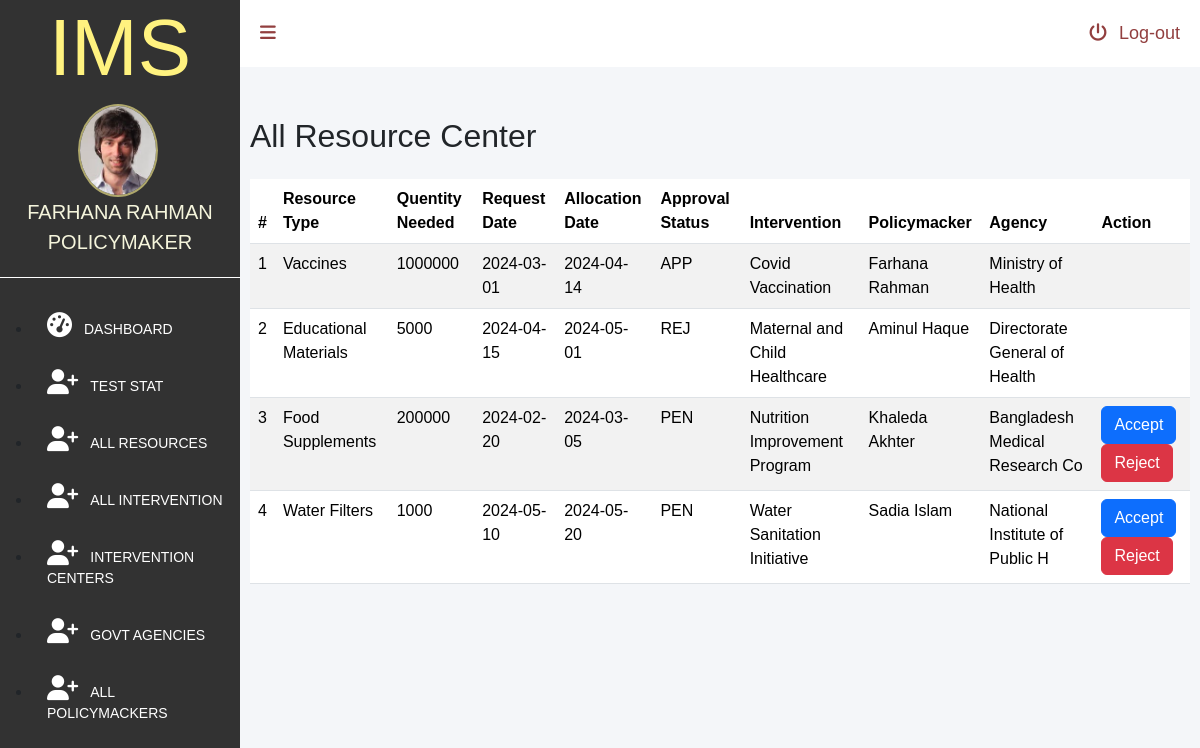
Screenshot of /admin/all-resources.php (signed in) with the database file from the repository.
### tables this page shows
CREATE TABLE `policymakers_t`  (
  `policymakerID` char(5) NOT NULL,
  `policymakerName` varchar(255) NULL DEFAULT NULL,
  `policymakerEmail` varchar(25) NULL DEFAULT NULL,
  `policymakerContact` varchar(13) NULL DEFAULT NULL,
  `policymakerGroup` varchar(255) NULL DEFAULT NULL,
  `policymakerPassword` varchar(255) NULL DEFAULT NULL,
  `role` varchar(255) NULL DEFAULT NULL,
  PRIMARY KEY (`policymakerID`) USING BTREE
);

CREATE TABLE `resourceallocation_t`  (
  `resourceID` int(11) NOT NULL AUTO_INCREMENT,
  `resourceType` varchar(50) NULL DEFAULT NULL,
  `quantityNeeded` int(11) NULL DEFAULT NULL,
  `requestDate` date NULL DEFAULT NULL,
  `allocationDate` date NULL DEFAULT NULL,
  `approvalStatus` varchar(3) NULL DEFAULT NULL,
  `interventionID` char(5) NULL DEFAULT NULL,
  `policymakerID` char(5) NULL DEFAULT NULL,
  `agencyID` char(5) NULL DEFAULT NULL,
  PRIMARY KEY (`resourceID`) USING BTREE,
  INDEX `ResourceAllocation_FK1`(`interventionID`) USING BTREE,
  INDEX `ResourceAllocation_FK2`(`policymakerID`) USING BTREE,
  INDEX `ResourceAllocation_FK3`(`agencyID`) USING BTREE,
  CONSTRAINT `resourceallocation_t_ibfk_1` FOREIGN KEY (`interventionID`) REFERENCES `intervention_t` (`interventionID`) ON DELETE RESTRICT ON UPDATE RESTRICT,
  CONSTRAINT `resourceallocation_t_ibfk_2` FOREIGN KEY (`policymakerID`) REFERENCES `policymakers_t` (`policymakerID`) ON DELETE RESTRICT ON UPDATE RESTRICT,
  CONSTRAINT `resourceallocation_t_ibfk_3` FOREIGN KEY (`agencyID`) REFERENCES `governmentagencies_t` (`agencyID`) ON DELETE RESTRICT ON UPDATE RESTRICT
);

CREATE TABLE `intervention_t`  (
  `interventionID` char(5) NOT NULL,
  `interventionName` varchar(30) NULL DEFAULT NULL,
  `startDate` date NULL DEFAULT NULL,
  `endDate` date NULL DEFAULT NULL,
  `targetPopulation` int(11) NULL DEFAULT NULL,
  PRIMARY KEY (`interventionID`) USING BTREE
);

CREATE TABLE `governmentagencies_t`  (
  `agencyID` char(5) NOT NULL,
  `agencyName` varchar(30) NULL DEFAULT NULL,
  `agencyEmail` varchar(25) NULL DEFAULT NULL,
  `agencyContact` varchar(13) NULL DEFAULT NULL,
  `city` varchar(25) NULL DEFAULT NULL,
  `area` varchar(25) NULL DEFAULT NULL,
  `agencyGroup` varchar(255) NULL DEFAULT NULL,
  `role` varchar(255) NULL DEFAULT NULL,
  `password` varchar(255) NULL DEFAULT NULL,
  PRIMARY KEY (`agencyID`) USING BTREE
);

### admin/all-resources.php (the view, shortened to what this page needs)
<?php
  require_once '../lib/database.php';
 ?>
<!DOCTYPE html>
<html lang="en">
<head>
    <link href="https://cdn.jsdelivr.net/npm/bootstrap@5.3.3/dist/css/bootstrap.min.css" rel="stylesheet">
    <link rel="stylesheet" href="dashboard.css">
</head>
<body>
<div id="dashboardMainContainer">
    <?php include('partials/sidebar.php')?>
    <div class="dashboard_content_container" id="dashboard_content_container">
        <?php include('partials/topnav.php')?>
        <div class="dashboard_content">
            <div class="d-flex justify-content-between pb-3">
              <h2>All Resource Center</h2>
            </div>
            <table class="table table-striped">
              <thead>
                  <tr>
                      <th>#</th>
                      <th>Resource Type</th>
                      <th>Quentity Needed</th>
                      <th>Request Date</th>
                      <th>Allocation Date</th>
                      <th>Approval Status</th>
                      <th>Intervention</th>
                      <th>Policymacker</th>
                      <th>Agency</th>
                      <?php
                        if(!isset($_SESSION['userId'])) {
                       ?>
                      <th>Action</th>
                    <?php } ?>
                  </tr>
              </thead>
              <tbody>
                <?php
                  $sql = "SELECT
                          resourceallocation_t.*,
                          `intervention_t`.interventionName,
                          `policymakers_t`.policymakerName,
                          `governmentagencies_t`.agencyName
                        FROM
                          governmentagencies_t
                          INNER JOIN
                          resourceallocation_t
                          ON
                            `governmentagencies_t`.agencyID = `resourceallocation_t`.agencyID
                          INNER JOIN
                          intervention_t
                          ON
                            `intervention_t`.interventionID = `resourceallocation_t`.interventionID
                          INNER JOIN
                          policymakers_t
                          ON
                            `policymakers_t`.policymakerID = `resourceallocation_t`.policymakerID";
                  $result = $conn->query($sql);
                  if ($result->num_rows > 0) {
                    $i = 0;
                    while($row = $result->fetch_assoc()) {
                    $i++;
                    ?>
                    <tr>
                      <td><?php echo $i; ?></td>
                      <td><?=$row["resourceType"]; ?></td>
                      <td><?=$row["quantityNeeded"]; ?></td>
                      <td><?=$row["requestDate"]; ?></td>
                      <td><?=$row["allocationDate"]; ?></td>
                      <td><?=$row["approvalStatus"]; ?></td>
                      <td><?=$row["interventionName"]; ?></td>
                      <td><?=$row["policymakerName"]; ?></td>
                      <td><?=$row["agencyName"]; ?></td>
                       <?php
                        if(!isset($_SESSION['userId'])) {
                       ?>
                      <td>
                        <?php
                          if (isset($_SESSION['policymakerID']) && $row["approvalStatus"]== 'PEN') {
                        ?>
                      <a class="btn btn-primary" href='../admin/change-rec-status.php?acceptId=<?=$row["resourceID"]; ?>'>Accept</a>
                      <a class="btn btn-danger" href='../admin/change-rec-status.php?rejectId=<?=$row["resourceID"]; ?>'>Reject</a>
                      <?php }?>
                      </td>
                    <?php } ?>
                    </tr>
                    <?php
                    }
                  } else {
                      echo "0 results";
                  }
                 ?>
              </tbody>
            </table>
        </div>
       </div>
    </div>
</body>
</html>

### admin/partials/sidebar.php (shortened to what this page needs)
<?php
require_once '../lib/database.php';
if(isset($_SESSION['userId'])) {
    $userId = $_SESSION['userId'];
    $ustmt = $conn->prepare("SELECT * FROM `users` WHERE userId = ?");
    $ustmt->bind_param("s", $userId);
    $ustmt->execute();
    $allUsersResult = $ustmt->get_result();
    if($allUsersResult === false) {
        die("Error executing query: " . $ustmt->error);
    }
    $allUsers = $allUsersResult->fetch_all(MYSQLI_ASSOC)[0];
}elseif (isset($_SESSION['policymakerID'])) {
   $policymakerID = $_SESSION['policymakerID'];
    $pstmt = $conn->prepare("SELECT * FROM `policymakers_t` WHERE policymakerID = ?");
    $pstmt->bind_param("s", $policymakerID);
    $pstmt->execute();
    $allPolicymakersResult = $pstmt->get_result();
    $allPolicymakers = $allPolicymakersResult->fetch_all(MYSQLI_ASSOC)[0];
} else {
    header("Location: login.php");
    exit();
}
?>
<div class="dashboard_sidebar" id="dashboard_sidebar">
            <h3 class="dashboard_logo" id="dashboard_logo">IMS</h3>
             <div class="dashboard_sidebar_user" >
              <img src="userimage.jpg" alt="User image."  id="userimage">
              <?php
                    $userName = "";
                    $role = "";
                    if (isset($allUsers["name"])) {
                        $userName = $allUsers["name"];
                        $role = $allUsers["role"];
                    }elseif (isset($allPolicymakers["policymakerName"])) {
                       $userName =$allPolicymakers["policymakerName"];
                       $role =$allPolicymakers["role"];
                    }elseif (isset($allIntervention["centreName"])) {
                       $userName =$allIntervention["centreName"];
                       $role =$allIntervention["role"];
                    }elseif (isset($allAgencies["agencyName"])) {
                        $userName =$allAgencies["agencyName"];
                        $role = "Govt Agency";
                     }
                ?>
              <span>
                <?=$userName;?>
               </span>
               <span>
                   <?=$role;?>
               </span>
            </div>
            <div class="dashboard_sidebar_menus">
                <ul class="dashboard_menus_lists" >
                    <li >
                        <a href="./dashboard.php" ><i class="fa fa-dashboard"></i><span class="menuText">Dashboard</span></a>
                    </li>
                    <?php
                        if (!isset($_SESSION['userId'])) {
                        ?>
                    <li>
                        <a href="test-stat.php" ><i class="fa fa-user-plus"></i><span class="menuText">Test Stat</span></a>
                    </li>
                    <?php } ?>
                    <?php
                        if ((isset($allUsers['role']) && $allUsers['role'] == 'admin') || (isset($allIntervention['role']) && $allIntervention['role'] == 'intervention') || (isset($allPolicymakers['role']) && $allPolicymakers['role'] == 'policymaker') || (isset($allAgencies['role']) && $allAgencies['role'] == 'ageny')) {
                     ?>
                    <li>
                        <a href="all-resources.php" ><i class="fa fa-user-plus"></i><span class="menuText">All Resources</span></a>
                    </li>
                    <li>
                        <a href="all-intervention.php" ><i class="fa fa-user-plus"></i><span class="menuText">All Intervention</span></a>
                    </li>
                    <li>
                       <a href="intervention-centers.php" ><i class="fa fa-user-plus"></i><span class="menuText">Intervention Centers</span></a>
                    </li>
                    <li>
                       <a href="gov-agencies.php" ><i class="fa fa-user-plus"></i><span class="menuText">Govt Agencies</span></a>
                    </li>
                    <?php
                    }
                        if ((isset($allUsers['role']) && $allUsers['role'] == 'admin') || (isset($allPolicymakers['role']) && $allPolicymakers['role'] == 'policymaker')) {
                     ?>
                    <li>
                        <a href="policymacker.php" ><i class="fa fa-user-plus"></i><span class="menuText">All Policymackers</span></a>
                    </li>
                    <?php
                    }
                     ?>
                </ul>
            </div>
        </div>

### admin/dashboard.css (style rules this page uses)
* { font-family: 'Poppins', sans-serif; margin:0; padding:0; box-sizing: border-box; outline: none; text-decoration: none; }
#dashboardMainContainer { display: flex; flex-direction: row; }
div.dashboard_sidebar { width:20%; background: #323232; height:150vh ; }
div.dashboard_content_container { width:80%; background: #f4f6f9; }
h3.dashboard_logo { color: #fff27f; font-size: 80px; text-align: center; }
div.dashboard_sidebar_user { text-align:center; position: relative; padding-bottom:20px ; border-bottom: 1px solid #fff }
div.dashboard_sidebar_user img { width:80px; display: inline-block; border-radius: 50%; border:2px solid #aea76b; margin-right: 5px; vertical-align: middle; }
div.dashboard_sidebar_user span { top: 20%; font-size: 20px; text-transform:uppercase; color:beige; display: inline-block; }
ul.dashboard_menus_lists { margin-top: 20px; }
ul.dashboard_menus_lists li { padding: 15px 15px; text-transform: uppercase; }
ul.dashboard_menus_lists li a { text-decoration: none; color: #fff; font-size: 14px; display: block; }
ul.dashboard_menus_lists li a i { font-size: 25px; }
.fa { padding-right: 12px; }
div.dashboard_content { padding: 50px 10px 10px 10px; }

### rows the page displays
policymakers_t: policymakerName "FARHANA RAHMAN", role "POLICYMAKER"
resourceallocation_t: resourceType "Vaccines", quantityNeeded "1000000", requestDate "2024-03-01", allocationDate "2024-04-14", approvalStatus "APP", interventionID.interventionName "Covid Vaccination", policymakerID.policymakerName "Farhana Rahman", agencyID.agencyName "Ministry of Health"
resourceallocation_t: resourceType "Educational Materials", quantityNeeded "5000", requestDate "2024-04-15", allocationDate "2024-05-01", approvalStatus "REJ", interventionID.interventionName "Maternal and Child Healthcare", policymakerID.policymakerName "Aminul Haque", agencyID.agencyName "Directorate General of Health"
resourceallocation_t: resourceType "Food Supplements", quantityNeeded "200000", requestDate "2024-02-20", allocationDate "2024-03-05", approvalStatus "PEN", interventionID.interventionName "Nutrition Improvement Program", policymakerID.policymakerName "Khaleda Akhter", agencyID.agencyName "Bangladesh Medical Research Co"
resourceallocation_t: resourceType "Water Filters", quantityNeeded "1000", requestDate "2024-05-10", allocationDate "2024-05-20", approvalStatus "PEN", interventionID.interventionName "Water Sanitation Initiative", policymakerID.policymakerName "Sadia Islam", agencyID.agencyName "National Institute of Public H"
